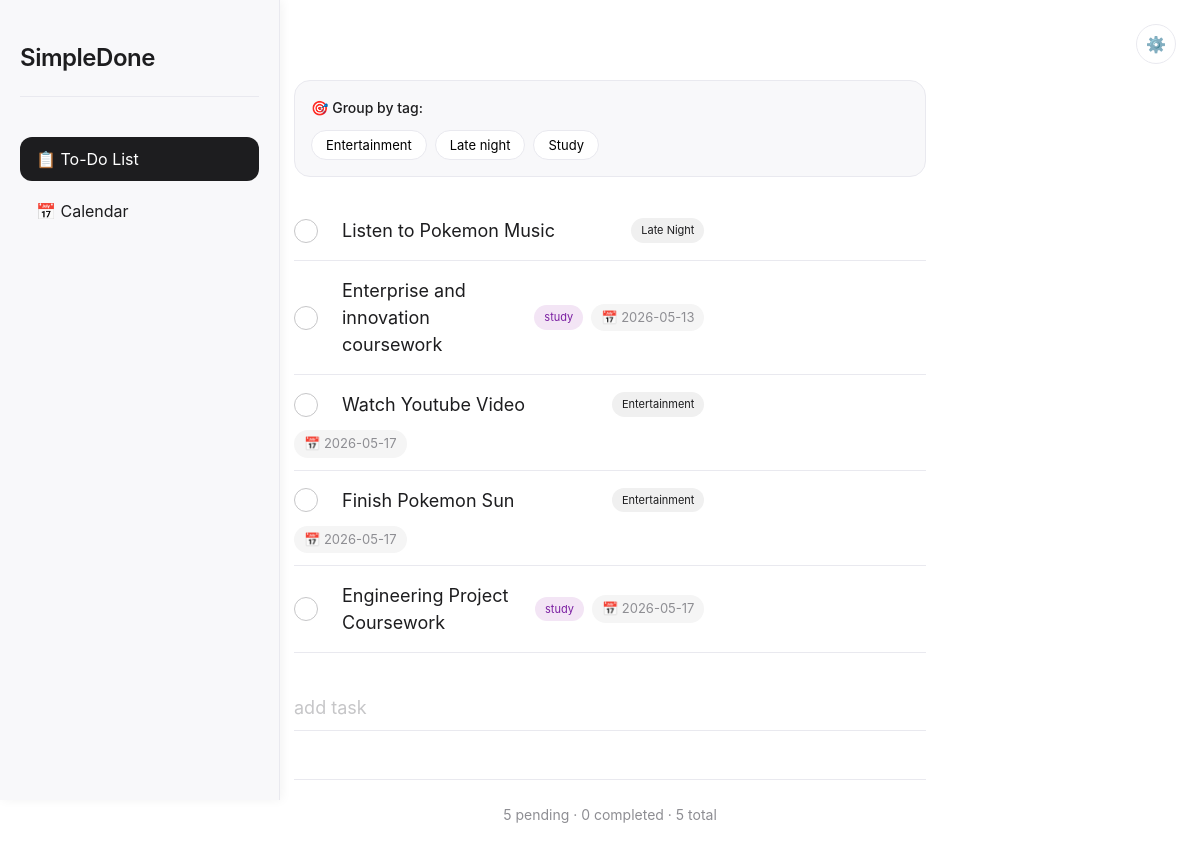
The page / on the database its author committed.
### tables this page shows
CREATE TABLE tasks (
            id INTEGER PRIMARY KEY AUTOINCREMENT,
            description TEXT NOT NULL,
            completed INTEGER DEFAULT 0,
            due_date TEXT,
            tags TEXT,
            created_at TIMESTAMP DEFAULT CURRENT_TIMESTAMP
        );

### app.py (the view)
@app.route('/')
def index():
    conn = sqlite3.connect('tasks.db')
    c = conn.cursor()
    c.execute('SELECT id, description, completed, due_date, tags FROM tasks ORDER BY completed ASC, created_at DESC')
    tasks = c.fetchall()
    conn.close()
    return render_template('index.html', tasks=tasks)

### templates/index.html (shortened to what this page needs)
<!DOCTYPE html>
<html lang="en">
<head>
</head>
<body>
    <div class="sidebar-trigger"></div>
    <div class="sidebar">
        <div class="sidebar-content">
            <div class="sidebar-logo">SimpleDone</div>
            <ul class="sidebar-nav">
                <li><button id="todoNavBtn" class="active">📋 To-Do List</button></li>
                <li><button id="calendarNavBtn">📅 Calendar</button></li>
            </ul>
        </div>
    </div>
                <div class="settings-icon" id="settingsIcon">
                    ⚙️
                </div>
    <div class="main-content">
        <div id="todoPage" class="todo-page">
            <div class="container">
                <div class="filter-bar" id="filterBar">
                    <div class="filter-header">
                        <span class="filter-label">🎯 Group by tag:</span>
                    </div>
                    <div class="filter-tags" id="filterTags">
                    </div>
                </div>
                <ul class="task-list" id="taskList">
                    {% if tasks %}
                        {% for task in tasks %}
                        <li class="task-item" data-id="{{ task[0] }}" data-due-date="{{ task[3] if task|length > 3 else '' }}" data-tags="{{ task[4] if task|length > 4 and task[4] else '' }}">
                            <div class="task-main">
                                <div class="checkbox {% if task[2] == 1 %}checked{% endif %}"></div>
                                <span class="task-text {% if task[2] == 1 %}completed{% endif %}" contenteditable="true">
                                    {{ task[1] }}
                                </span>
                                {% if task|length > 4 and task[4] %}
                                <div class="task-tags">
                                    {% for tag in task[4].split(',') %}
                                    <span class="tag {{ tag.lower() }}">{{ tag }}</span>
                                    {% endfor %}
                                </div>
                                {% endif %}
                                {% if task|length > 3 and task[3] %}
                                <span class="task-due-date" data-due="{{ task[3] }}">
                                    📅 {{ task[3] }}
                                </span>
                                {% endif %}
                            </div>
                        </li>
                        {% endfor %}
                    {% endif %}
                </ul>
                <div class="new-task">
                    <input type="text" class="new-task-input" id="newTaskInput" placeholder="add task" autofocus>
                </div>
                <div class="stats" id="stats"></div>
            </div>
        </div>
    </div>
</body>
</html>

### templates/index.html (style rules this page uses)
* { margin: 0; padding: 0; box-sizing: border-box; }
body { font-family: -apple-system, BlinkMacSystemFont, 'SF Pro Text', 'Segoe UI', Roboto, Helvetica, sans-serif; background: #ffffff; color: #1d1d1f; line-height: 1.5; min-height: 100vh; overflow-x: hidden; }
.sidebar { position: fixed; left: 0; top: 0; width: 280px; height: 100vh; background: #f8f8fa; border-right: 1px solid #e9e9ef; transform: translateX(-260px); transition: transform 0.3s cubic-bezier(0.2, 0.9, 0.4, 1.1); z-index: 100; box-shadow: 2px 0 10px rgba(0,0,0,0.05); }
.sidebar-trigger { position: fixed; left: 0; top: 0; width: 20px; height: 100vh; z-index: 99; }
.sidebar-content { padding: 40px 20px; }
.sidebar-logo { font-size: 24px; font-weight: 600; letter-spacing: -0.02em; margin-bottom: 40px; padding-bottom: 20px; border-bottom: 1px solid #e9e9ef; color: #1d1d1f; }
.sidebar-nav { list-style: none; }
.sidebar-nav li { margin-bottom: 8px; }
.sidebar-nav button { width: 100%; text-align: left; padding: 12px 16px; background: none; border: none; border-radius: 12px; font-size: 16px; font-family: inherit; cursor: pointer; color: #1d1d1f; transition: all 0.2s ease; display: flex; align-items: center; gap: 12px; }
.sidebar-nav button.active { background: #1d1d1f; color: white; }
.main-content { transition: margin-left 0.3s ease; min-height: 100vh; }
.container { max-width: 680px; margin: 0 auto; padding: 80px 24px 120px; }
.todo-page { display: block; }
.task-list { list-style: none; margin-bottom: 24px; }
.task-item { display: flex; align-items: center; flex-wrap: wrap; padding: 12px 0; border-bottom: 1px solid #e9e9ef; animation: fadeInTask 0.3s ease; position: relative; }
.task-main { display: flex; align-items: center; flex: 1; min-width: 0; flex-wrap: wrap; gap: 8px; }
.checkbox { width: 24px; height: 24px; border-radius: 50%; border: 1.5px solid #c6c6c8; background: white; margin-right: 16px; cursor: pointer; display: flex; align-items: center; justify-content: center; transition: all 0.2s ease; flex-shrink: 0; }
.task-text { flex: 1; font-size: 18px; font-weight: 400; color: #1d1d1f; background: transparent; border: none; padding: 4px 0; font-family: inherit; transition: color 0.2s ease; word-break: break-word; min-width: 150px; }
.task-tags { display: flex; gap: 6px; flex-wrap: wrap; }
.tag { font-size: 11px; padding: 4px 10px; border-radius: 20px; background: #f0f0f0; color: #1d1d1f; white-space: nowrap; }
.tag.study { background: #f3e5f5; color: #7b1fa2; }
.task-due-date { font-size: 13px; color: #8e8e93; background: #f5f5f5; padding: 4px 10px; border-radius: 20px; white-space: nowrap; flex-shrink: 0; }
.new-task { margin-top: 32px; }
.new-task-input { width: 100%; font-size: 18px; padding: 12px 0; border: none; border-bottom: 1px solid #e9e9ef; font-family: inherit; background: transparent; color: #1d1d1f; transition: border-color 0.2s ease; opacity: 0; animation: fadeInPlaceholder 0.8s ease forwards; animation-delay: 1.4s; }
.new-task-input::placeholder { color: #c6c6c8; font-weight: 400; }
.stats { margin-top: 48px; padding-top: 24px; border-top: 1px solid #e9e9ef; font-size: 14px; color: #8e8e93; text-align: center; opacity: 0; animation: fadeInStats 0.6s ease forwards; animation-delay: 1.6s; }
.filter-bar { background: #f8f8fa; border-radius: 16px; padding: 16px; margin-bottom: 24px; display: none; border: 1px solid #e9e9ef; }
.filter-bar.active { display: block; }
.filter-header { display: flex; justify-content: space-between; align-items: center; margin-bottom: 12px; }
.filter-label { font-size: 14px; font-weight: 500; color: #1d1d1f; }
.filter-tags { display: flex; flex-wrap: wrap; gap: 8px; }
.settings-icon { position: fixed; top: 24px; right: 24px; width: 40px; height: 40px; border-radius: 50%; background: white; border: 1px solid #e9e9ef; display: flex; align-items: center; justify-content: center; cursor: pointer; transition: all 0.2s ease; z-index: 200; color: #1d1d1f; }

### rows shown on the page
tasks: completed 0 (drawn), description "Listen to Pokemon Music", tags "Late Night"
tasks: completed 0 (drawn), description "Enterprise and innovation coursework", tags "study", due_date "2026-05-13"
tasks: completed 0 (drawn), description "Watch Youtube Video", tags "Entertainment", due_date "2026-05-17"
tasks: completed 0 (drawn), description "Finish Pokemon Sun", tags "Entertainment", due_date "2026-05-17"
tasks: completed 0 (drawn), description "Engineering Project Coursework", tags "study", due_date "2026-05-17"
